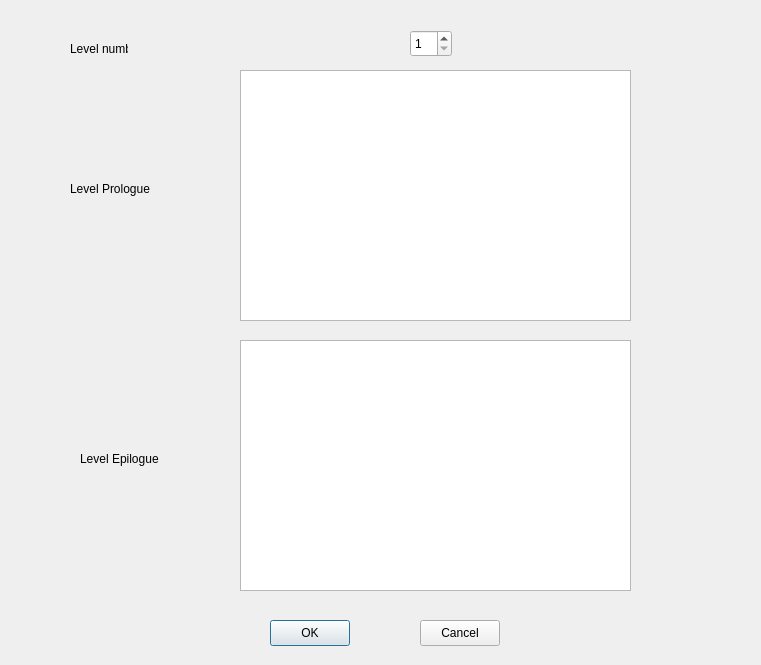
<?xml version="1.0" encoding="UTF-8"?>
<ui version="4.0">
 <class>GlobalLevelConfForm</class>
 <widget class="QDialog" name="GlobalLevelConfForm">
  <property name="geometry">
   <rect>
    <x>0</x>
    <y>0</y>
    <width>761</width>
    <height>665</height>
   </rect>
  </property>
  <property name="windowTitle">
   <string>Dialog</string>
  </property>
  <widget class="QPlainTextEdit" name="ProloguePlainTextEdit">
   <property name="geometry">
    <rect>
     <x>240</x>
     <y>70</y>
     <width>391</width>
     <height>251</height>
    </rect>
   </property>
  </widget>
  <widget class="QPlainTextEdit" name="EpiloguePlainTextEdit">
   <property name="geometry">
    <rect>
     <x>240</x>
     <y>340</y>
     <width>391</width>
     <height>251</height>
    </rect>
   </property>
  </widget>
  <widget class="QPushButton" name="OkButton">
   <property name="geometry">
    <rect>
     <x>270</x>
     <y>620</y>
     <width>80</width>
     <height>26</height>
    </rect>
   </property>
   <property name="text">
    <string>OK</string>
   </property>
  </widget>
  <widget class="QPushButton" name="CancelButton">
   <property name="geometry">
    <rect>
     <x>420</x>
     <y>620</y>
     <width>80</width>
     <height>26</height>
    </rect>
   </property>
   <property name="text">
    <string>Cancel</string>
   </property>
  </widget>
  <widget class="QLabel" name="label">
   <property name="geometry">
    <rect>
     <x>70</x>
     <y>40</y>
     <width>58</width>
     <height>18</height>
    </rect>
   </property>
   <property name="text">
    <string>Level number</string>
   </property>
  </widget>
  <widget class="QSpinBox" name="LevelNumSpinBox">
   <property name="geometry">
    <rect>
     <x>410</x>
     <y>30</y>
     <width>42</width>
     <height>27</height>
    </rect>
   </property>
   <property name="minimum">
    <number>1</number>
   </property>
  </widget>
  <widget class="QLabel" name="label_2">
   <property name="geometry">
    <rect>
     <x>70</x>
     <y>180</y>
     <width>101</width>
     <height>18</height>
    </rect>
   </property>
   <property name="text">
    <string>Level Prologue</string>
   </property>
  </widget>
  <widget class="QLabel" name="label_3">
   <property name="geometry">
    <rect>
     <x>80</x>
     <y>450</y>
     <width>101</width>
     <height>18</height>
    </rect>
   </property>
   <property name="text">
    <string>Level Epilogue</string>
   </property>
  </widget>
 </widget>
 <resources/>
 <connections/>
</ui>
